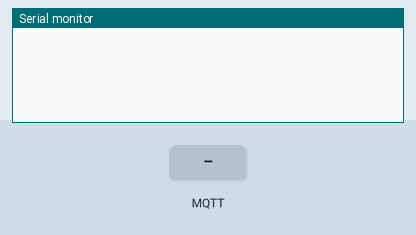
This sketch was run on a simulated ESP32. On the bench: the last lines printed to the serial monitor. The test bench sets the inputs (shaded band). WiFi joins after 1.5 s; servers stay silent unless stated; no MQTT or app messages arrive unless stated.

Above: at 5.8 s.
5.9 s: MQTT message "1" arrives on the first subscribed topic
At 6.9 s:
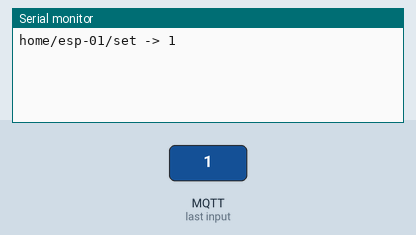
7.4 s: MQTT message "on" arrives on the first subscribed topic
At 8.0 s:
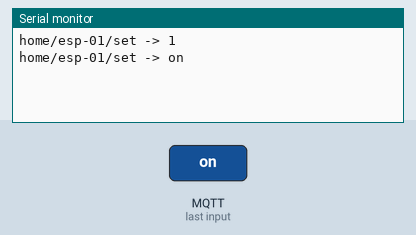
8.9 s: MQTT message "off" arrives on the first subscribed topic
At 10.3 s:
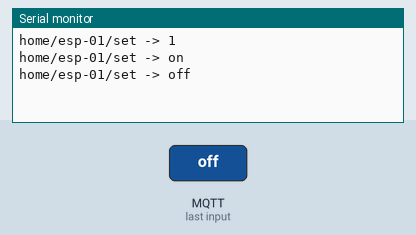

The sketch:

l12_mqtt.ino
```cpp
#include <WiFi.h>
#include <PubSubClient.h>

const char* SSID   = "MyNetwork";
const char* PASS   = "MyPassword";
const char* BROKER = "192.168.1.10";            // адрес вашего брокера

WiFiClient net;
PubSubClient mqtt(net);
uint32_t lastTry = 0, lastPub = 0;

void onMessage(char* topic, byte* payload, unsigned int len) {
  String msg;
  for (unsigned int i = 0; i < len; i++) msg += (char)payload[i];
  Serial.printf("%s -> %s\n", topic, msg.c_str());  // здесь проверяем и применяем команду
}

void setup() {
  Serial.begin(115200);
  WiFi.begin(SSID, PASS);                       // подключение идёт в фоне
  mqtt.setServer(BROKER, 1883);
  mqtt.setCallback(onMessage);
}

void loop() {
  if (!mqtt.connected()) {
    // одна попытка раз в 5 секунд, а не бесконечный цикл ожидания
    if (WiFi.status() == WL_CONNECTED && millis() - lastTry > 5000) {
      lastTry = millis();
      if (mqtt.connect("esp-01")) mqtt.subscribe("home/esp-01/set");
    }
    return;
  }
  mqtt.loop();                                  // приём сообщений и keep-alive
  if (millis() - lastPub > 10000) {
    lastPub = millis();
    String state = String("{\"uptime\":") + millis() / 1000 + "}";
    mqtt.publish("home/esp-01/state", state.c_str(), true);  // true = retained
  }
}
```

Measured:
- after the input at 5.9 s, the serial monitor: prints a new line at once (image 1)
- after the input at 7.4 s, the serial monitor: prints a new line at once (image 2)
- after the input at 8.9 s, the serial monitor: prints a new line at once (image 3)
